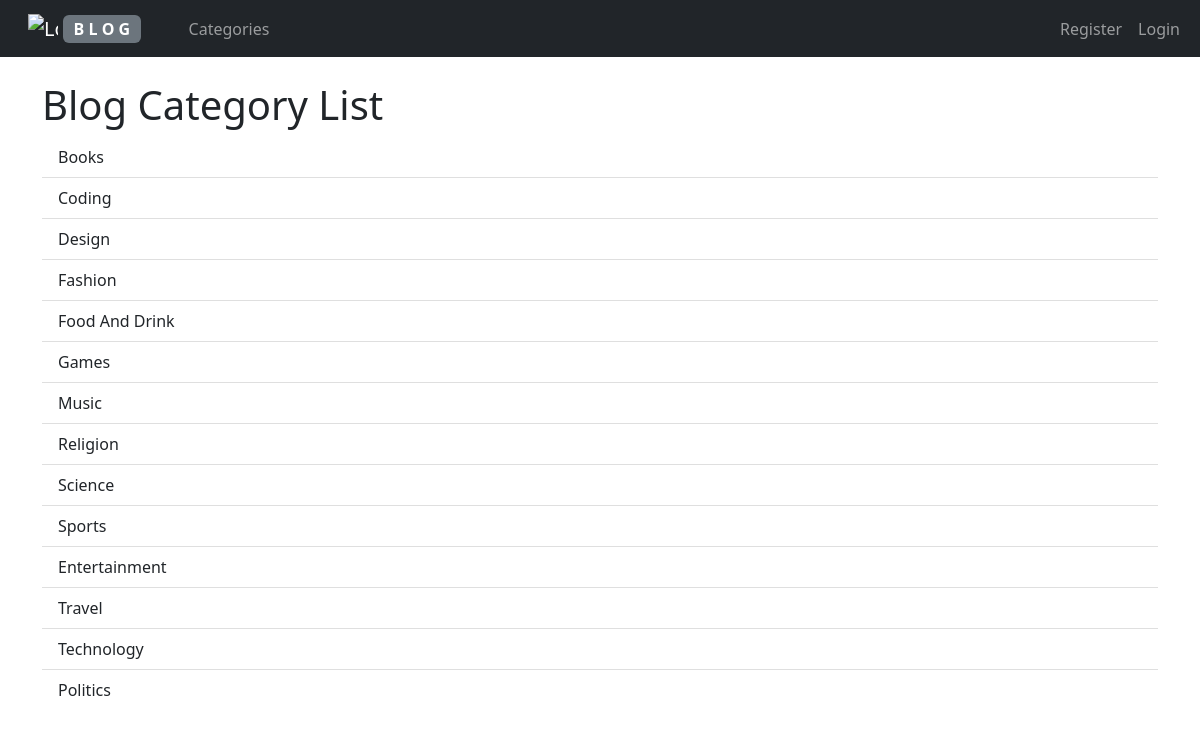
The page /category-list/ on the database its author committed.
### myblog/models.py (models this page shows, shortened)
class Category(models.Model):
    name = models.CharField(max_length=255)
    def __str__(self):
        return self.name

### myblog/views.py (the view)
# urls.py: path('category-list/', CategoryListView, name='category-list'),
def CategoryListView(request):
    cat_menu_list = Category.objects.all()
    return render(request, 'category_list.html',
                  {'cat_menu_list': cat_menu_list})

### myblog/templates/category_list.html (shortened to what this page needs)
{% extends 'base.html' %}
{% block content %}
<h1>Blog Category List</h1>
<div class="list-group list-group-flush">
    {% for item in cat_menu_list %}
    <a class="list-group-item list-group-item-action" href="{% url 'category' item|slugify %}">{{ item|title }}</a>
    {% endfor %}
</div>
{% endblock %}

### rows shown on the page
Category: name "Books"
Category: name "Coding"
Category: name "Design"
Category: name "Fashion"
Category: name "Food And Drink"
Category: name "Games"
Category: name "Music"
Category: name "Religion"
Category: name "Science"
Category: name "Sports"
Category: name "Entertainment"
Category: name "Travel"
Category: name "Technology"
Category: name "Politics"
